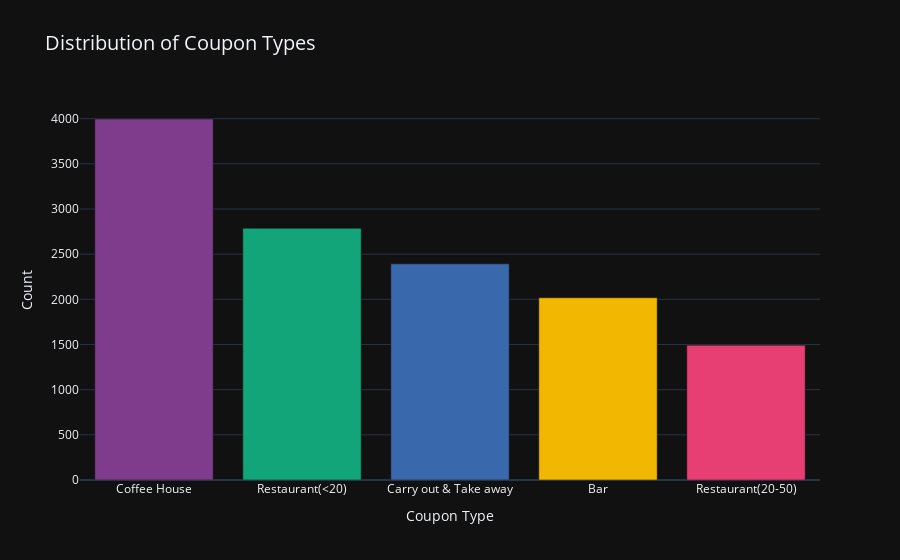

Write notebook code for a chart like this one.
### Markdown cell above
**5. Use a bar plot to visualize the `coupon` column.**

### Code cell
# Count the occurrences of each coupon type and reset the index to form a new df
coupon_counts = data['coupon'].value_counts().reset_index()

# Rename columns
coupon_counts.columns = ['coupon', 'count']  

# Create a bar plot for the 'coupon' column
fig = px.bar(
    data_frame=coupon_counts,
    x='coupon',
    y='count',
    labels={'coupon': 'Coupon Type', 'count': 'Count'},
    title='Distribution of Coupon Types',
    color='coupon',
    color_discrete_sequence=px.colors.qualitative.Bold
)

# Change layout for a dark mode because I get bored easily...
fig.update_layout(
    xaxis_title='Coupon Type',
    yaxis_title='Count',
    showlegend=False,
    title_font_size=20,
    template='plotly_dark'
)

fig.show()

### Figure 1 — Plotly figure (JSON) as saved in the notebook; plotly's stock layout.template omitted (floating-point values rounded to 4 significant figures)
{"data": [{"alignmentgroup": "True", "hovertemplate": "Coupon Type=%{x}<br>Count=%{y}<extra></extra>", "legendgroup": "Coffee House", "marker": {"color": "rgb(127, 60, 141)", "pattern": {"shape": ""}}, "name": "Coffee House", "offsetgroup": "Coffee House", "orientation": "v", "showlegend": true, "textposition": "auto", "type": "bar", "x": ["Coffee House"], "xaxis": "x", "y": [3996], "yaxis": "y"}, {"alignmentgroup": "True", "hovertemplate": "Coupon Type=%{x}<br>Count=%{y}<extra></extra>", "legendgroup": "Restaurant(<20)", "marker": {"color": "rgb(17, 165, 121)", "pattern": {"shape": ""}}, "name": "Restaurant(<20)", "offsetgroup": "Restaurant(<20)", "orientation": "v", "showlegend": true, "textposition": "auto", "type": "bar", "x": ["Restaurant(<20)"], "xaxis": "x", "y": [2786], "yaxis": "y"}, {"alignmentgroup": "True", "hovertemplate": "Coupon Type=%{x}<br>Count=%{y}<extra></extra>", "legendgroup": "Carry out & Take away", "marker": {"color": "rgb(57, 105, 172)", "pattern": {"shape": ""}}, "name": "Carry out & Take away", "offsetgroup": "Carry out & Take away", "orientation": "v", "showlegend": true, "textposition": "auto", "type": "bar", "x": ["Carry out & Take away"], "xaxis": "x", "y": [2393], "yaxis": "y"}, {"alignmentgroup": "True", "hovertemplate": "Coupon Type=%{x}<br>Count=%{y}<extra></extra>", "legendgroup": "Bar", "marker": {"color": "rgb(242, 183, 1)", "pattern": {"shape": ""}}, "name": "Bar", "offsetgroup": "Bar", "orientation": "v", "showlegend": true, "textposition": "auto", "type": "bar", "x": ["Bar"], "xaxis": "x", "y": [2017], "yaxis": "y"}, {"alignmentgroup": "True", "hovertemplate": "Coupon Type=%{x}<br>Count=%{y}<extra></extra>", "legendgroup": "Restaurant(20-50)", "marker": {"color": "rgb(231, 63, 116)", "pattern": {"shape": ""}}, "name": "Restaurant(20-50)", "offsetgroup": "Restaurant(20-50)", "orientation": "v", "showlegend": true, "textposition": "auto", "type": "bar", "x": ["Restaurant(20-50)"], "xaxis": "x", "y": [1492], "yaxis": "y"}], "layout": {"autosize": true, "barmode": "relative", "legend": {"title": {"text": "Coupon Type"}, "tracegroupgap": 0}, "showlegend": false, "title": {"font": {"size": 20}, "text": "Distribution of Coupon Types"}, "xaxis": {"anchor": "y", "autorange": true, "categoryarray": ["Coffee House", "Restaurant(<20)", "Carry out & Take away", "Bar", "Restaurant(20-50)"], "categoryorder": "array", "domain": [0, 1], "range": [-0.5, 4.5], "title": {"text": "Coupon Type"}, "type": "category"}, "yaxis": {"anchor": "x", "autorange": true, "domain": [0, 1], "range": [0, 4206.0], "title": {"text": "Count"}, "type": "linear"}}}
